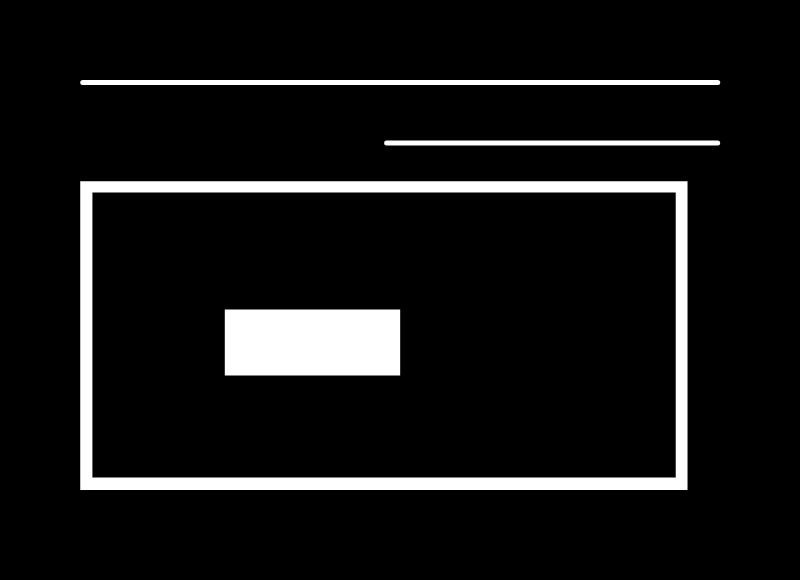
#> input picture Contour-Detection-using-OpenCV/input/custom_colors.jpg, 800 x 580 px
$ python contour_extraction.py
#> lines starting #> are read from the running program, lines starting #| are printed output that depends on the picture; after the words box and inside, x2 and y2 are one past the last pixel; in counts of white or black regions, pixels touching at a corner belong together
import cv2

"""
Contour detection and drawing using different extraction modes to complement
the understanding of hierarchies
"""
image2 = cv2.imread('../../input/custom_colors.jpg')
#> image2 is the input picture: shape (580, 800, 3); min 0, max 255, mean 20.7
img_gray2 = cv2.cvtColor(image2, cv2.COLOR_BGR2GRAY)
ret, thresh2 = cv2.threshold(img_gray2, 150, 255, cv2.THRESH_BINARY)
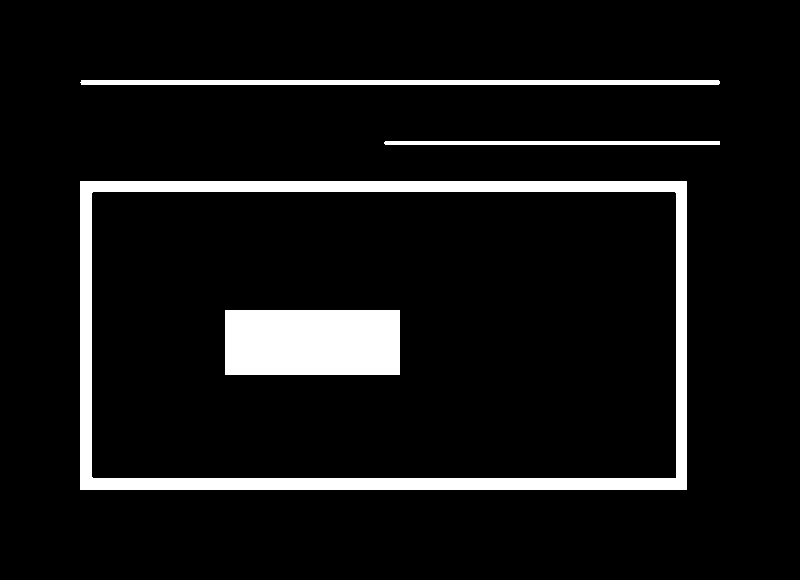
#> thresh2: shape (580, 800); 7.9% white; 4 white regions

contours3, hierarchy3 = cv2.findContours(thresh2, cv2.RETR_LIST, cv2.CHAIN_APPROX_NONE)
#> contours3 = 5 contours; box (x1, y1, x2, y2) and area: (80, 181, 687, 490) 186648, (91, 191, 677, 479) 167888, (225, 310, 400, 375) 11136, (80, 80, 720, 85) 2552, (384, 141, 720, 145) 1004
image_copy4 = image2.copy()
cv2.drawContours(image_copy4, contours3, -1, (0, 255, 0), 2, cv2.LINE_AA)
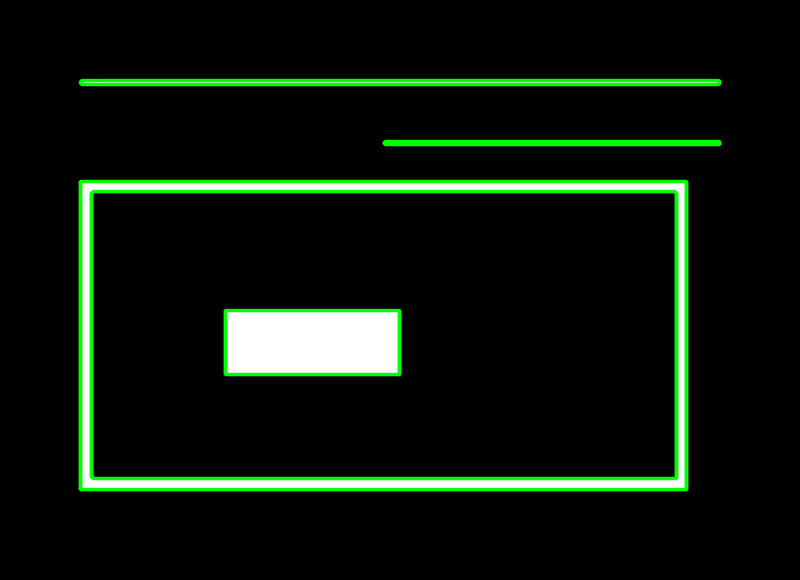
#> image_copy4: shape (580, 800, 3); 6.18% of pixels changed, all inside (x1, y1, x2, y2) = (78, 78, 722, 492)
# see the results
cv2.imshow('LIST', image_copy4)
print(f"LIST: {hierarchy3}")
#| LIST: [[[ 1 -1 -1 -1]
#|   [ 2  0 -1 -1]
#|   [ 3  1 -1 -1]
#|   [ 4  2 -1 -1]
#|   [-1  3 -1 -1]]]
cv2.waitKey(0)
cv2.imwrite('contours_retr_list.jpg', image_copy4)
cv2.destroyAllWindows()

contours4, hierarchy4 = cv2.findContours(thresh2, cv2.RETR_EXTERNAL, cv2.CHAIN_APPROX_NONE)
#> contours4 = 3 contours; box (x1, y1, x2, y2) and area: (80, 181, 687, 490) 186648, (80, 80, 720, 85) 2552, (384, 141, 720, 145) 1004
image_copy5 = image2.copy()
cv2.drawContours(image_copy5, contours4, -1, (0, 255, 0), 2, cv2.LINE_AA)
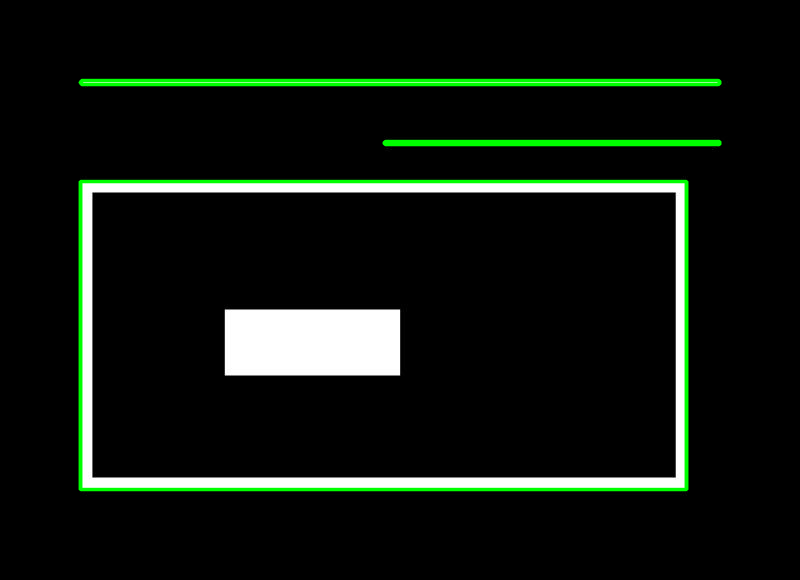
#> image_copy5: shape (580, 800, 3); 3.8% of pixels changed, all inside (x1, y1, x2, y2) = (78, 78, 722, 492)
# see the results
cv2.imshow('EXTERNAL', image_copy5)
print(f"EXTERNAL: {hierarchy4}")
#| EXTERNAL: [[[ 1 -1 -1 -1]
#|   [ 2  0 -1 -1]
#|   [-1  1 -1 -1]]]
cv2.waitKey(0)
cv2.imwrite('contours_retr_external.jpg', image_copy5)
cv2.destroyAllWindows()

contours5, hierarchy5 = cv2.findContours(thresh2, cv2.RETR_CCOMP, cv2.CHAIN_APPROX_NONE)
#> contours5 has the same summary as contours3
image_copy6 = image2.copy()
cv2.drawContours(image_copy6, contours5, -1, (0, 255, 0), 2,
                 cv2.LINE_AA)
# see the results
cv2.imshow('CCOMP', image_copy6)
print(f"CCOMP: {hierarchy5}")
#| CCOMP: [[[ 1 -1 -1 -1]
#|   [ 3  0  2 -1]
#|   [-1 -1 -1  1]
#|   [ 4  1 -1 -1]
#|   [-1  3 -1 -1]]]
cv2.waitKey(0)
cv2.imwrite('contours_retr_ccomp.jpg', image_copy6)
cv2.destroyAllWindows()

contours6, hierarchy6 = cv2.findContours(thresh2, cv2.RETR_TREE, cv2.CHAIN_APPROX_NONE)
#> contours6 has the same summary as contours3
image_copy7 = image2.copy()
cv2.drawContours(image_copy7, contours6, -1, (0, 255, 0), 2, cv2.LINE_AA)
# see the results
cv2.imshow('TREE', image_copy7)
print(f"TREE: {hierarchy6}")
#| TREE: [[[ 3 -1  1 -1]
#|   [-1 -1  2  0]
#|   [-1 -1 -1  1]
#|   [ 4  0 -1 -1]
#|   [-1  3 -1 -1]]]
cv2.waitKey(0)
cv2.imwrite('contours_retr_tree.jpg', image_copy7)
cv2.destroyAllWindows()
